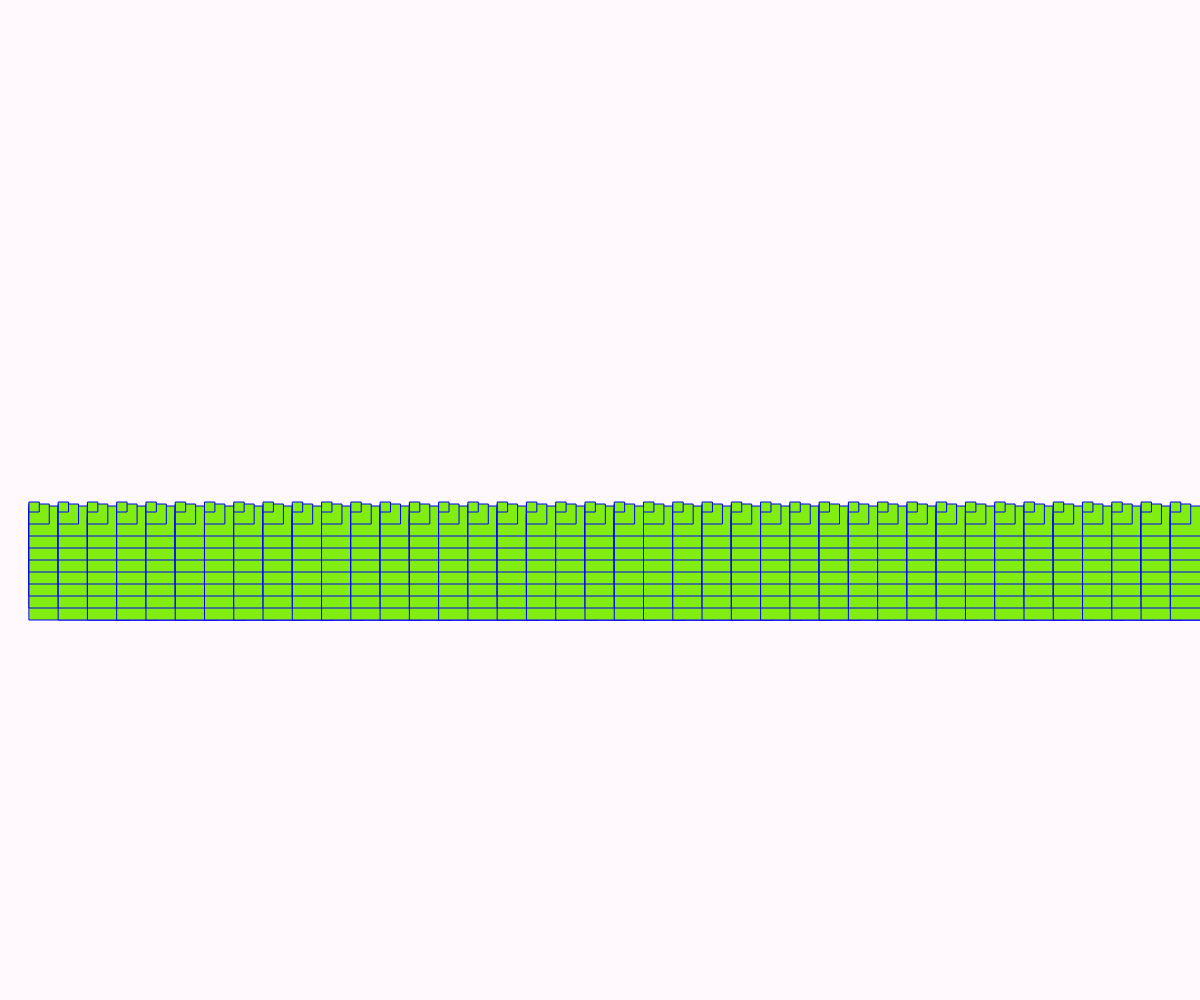
Frame 1 (no input)
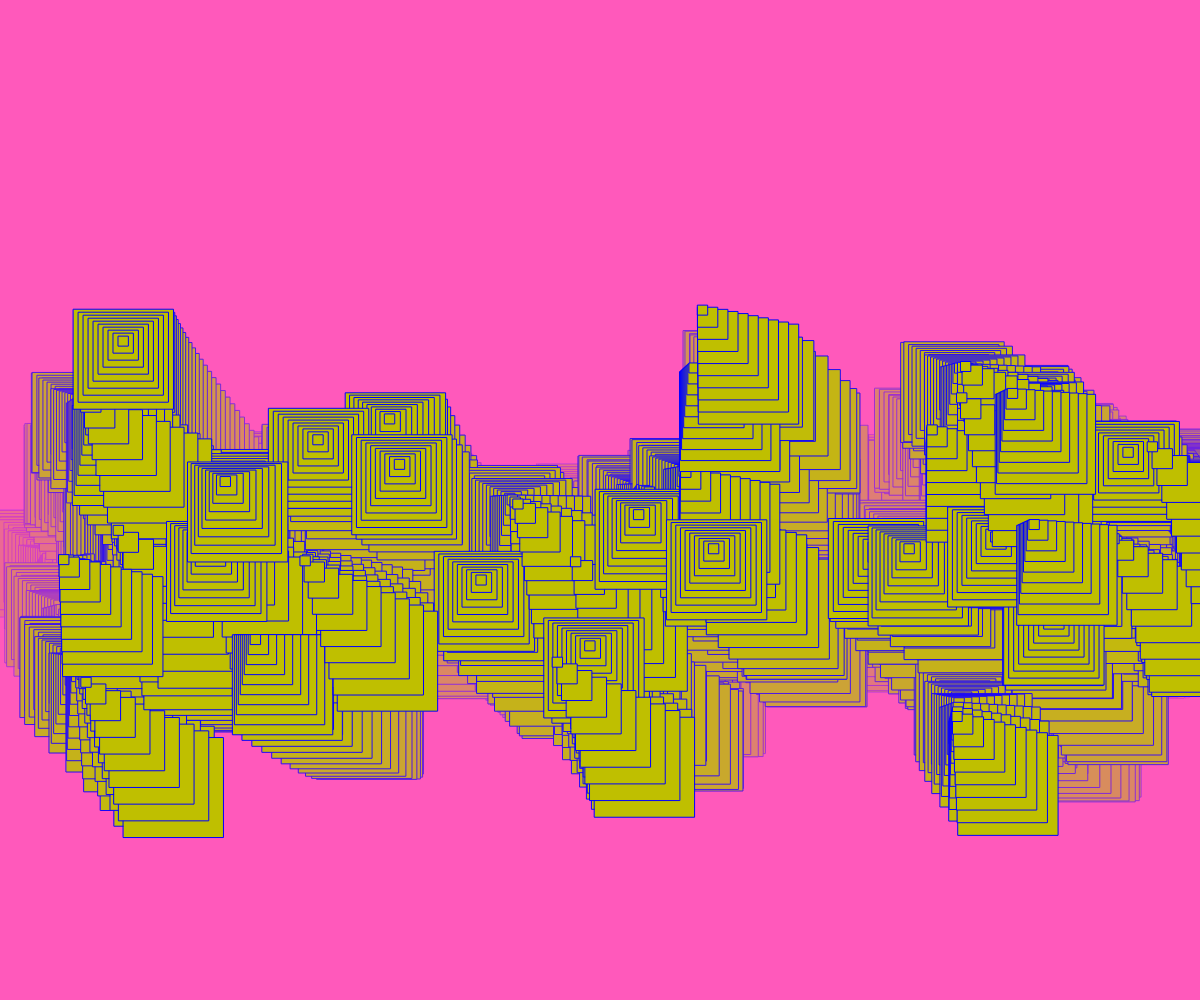
Frame 60 (no input)
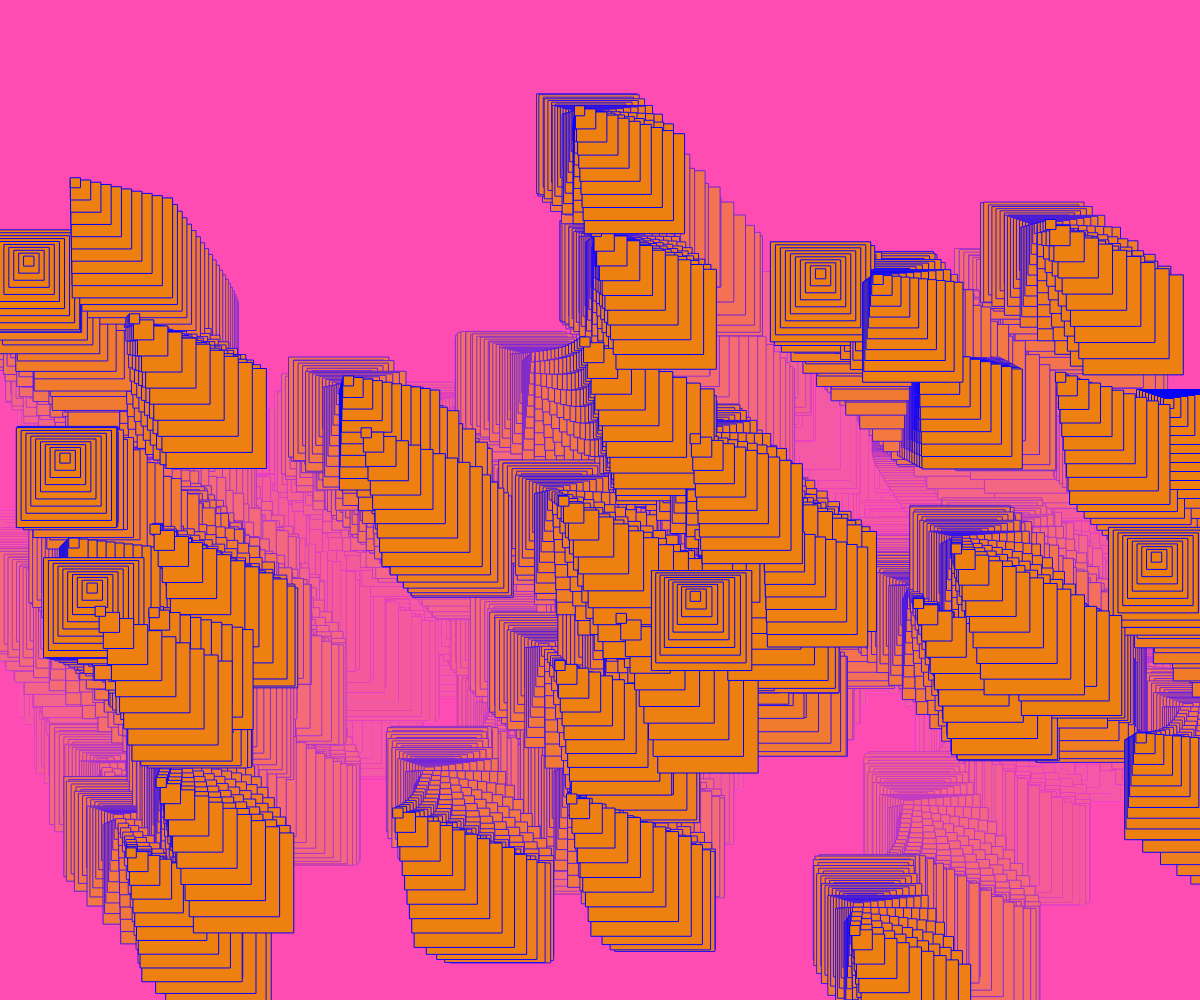
Frame 120 (the mouse pressed at the canvas centre since frame 60)

The p5.js sketch that drew these frames (run headless with seeded random() and noise() and a simulated clock; from frame 60 on, the mouse is pressed at the canvas centre):

// p5.js sketch
// ── sketch.js
let quantity = 40; 
let x = [], y = [], xDir = [], yDir = [];
let angle = [], angleSpeed = [];
let d, r, g, b;

function setup() {
  createCanvas(windowWidth, windowHeight);

  angleMode(DEGREES);
  r = 400;
  g = 100;
  b = 100;
  d = 10;

  for (let i = 0; i < quantity; i++) {
    x[i] = (width / (quantity + 1)) * (i + 1);
    y[i] = height / 2;

     let spd = random(0.5, 4);   // each shape gets its own speed
    let dir = random(360);      // and its own direction
    xDir[i] = cos(dir) * spd;
    yDir[i] = sin(dir) * spd;

    angle[i] = 0;
    angleSpeed[i] = random(3, 25);
  }
}

function draw() {
  background(485, 70, 180, 10);

   r = mapSin(frameCount * 0.5, 0, 255);
  g = mapSin(frameCount * 0.5 + 120, 0, 255);
  b = mapSin(frameCount * 0.5 + 240, 0, 255);

  for (let i = 0; i < quantity; i++) {
    display(i);
    update(i);
    Keepincanvas(i);
  }
}

function display(n) {
  for (let i = 10; i > 0; i--) {
    let offSetX = mapSin(angle[n], -5, 5);
    let offSetY = mapSin(angle[n], -3, 7);
    stroke('blue');
    fill(r, g, b);
    square(x[n] + offSetX * i, y[n] + offSetY * i, d * i);
  }
}

function Keepincanvas(n) {
  if ((x[n] > width) || (x[n] < 0)) {
    xDir[n] = -xDir[n];
  }
  if ((y[n] > height) || (y[n] < 0)) {
    yDir[n] = -yDir[n];
  }
}

function update(n) {
  x[n] += xDir[n];
  y[n] += yDir[n];
  angle[n] += angleSpeed[n];
}

function mapSin(a, target1, target2) {
  return map(sin(a), -1, 1, target1, target2);
}
